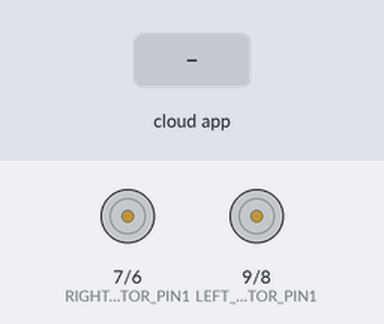
Bench run of a sketch on a simulated Arduino Uno, built with avr-gcc and run on an emulated ATmega328P. Parts: motor-driver pin pairs drawn as motors (green arrow = first pin HIGH = forward, orange = second pin HIGH = backward, longer = more drive, scaled by the enable pin). The test bench sets the inputs (shaded band). The ROS host is connected and sends only what is stated.

Above: at 1.2 s.
1.3 s: the phone or cloud app sets linear.x to -100
At 2.5 s:
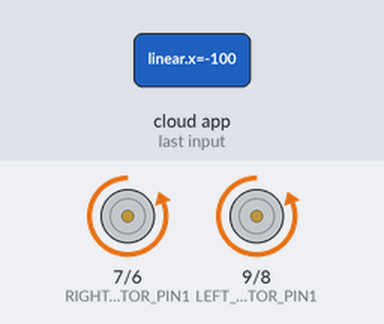
2.8 s: the phone or cloud app sets angular.z to -100
At 4.0 s:
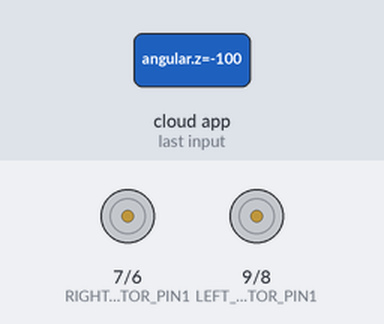
4.3 s: the phone or cloud app sets linear.x to 0
At 5.0 s:
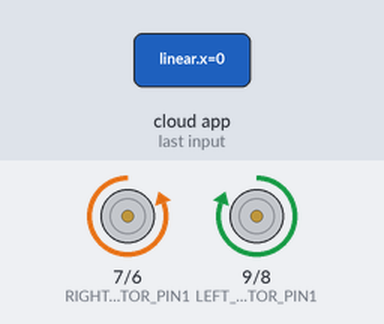
5.8 s: the phone or cloud app sets angular.z to 100
At 6.3 s:
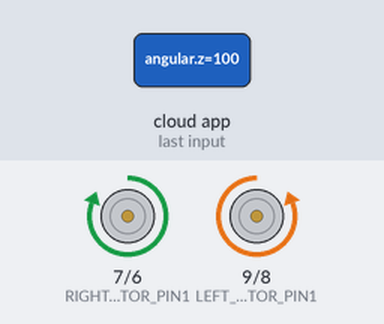
7.3 s: the phone or cloud app sets linear.x to 100
At 8.4 s:
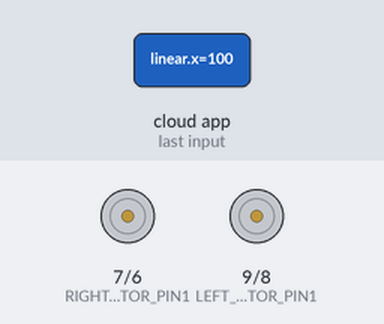
8.8 s: the phone or cloud app sets angular.z to 0
At 9.9 s:
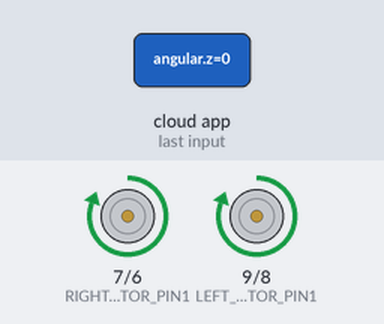
Timing chart, 0 to 11.3 s (numbered marks = the images above; inputs shaded):
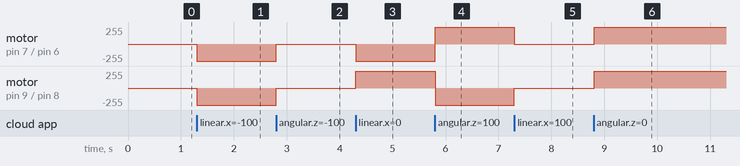

The sketch:

ros1_pwn_diff_drive.ino
```cpp
#include <ros.h>
#include <geometry_msgs/Twist.h>

// Motor control pins
const int LEFT_MOTOR_PIN1 = 9;  // Pin for left motor forward
const int LEFT_MOTOR_PIN2 = 8;  // Pin for left motor backward
const int RIGHT_MOTOR_PIN1 = 7; // Pin for right motor forward
const int RIGHT_MOTOR_PIN2 = 6; // Pin for right motor backward
const int LEFT_MOTOR_SPEED_PIN = 5;  // PWM pin for left motor speed
const int RIGHT_MOTOR_SPEED_PIN = 4; // PWM pin for right motor speed

// Speed variables
int left_motor_speed = 0;
int right_motor_speed = 0;

// ROS node handle
ros::NodeHandle nh;

// Callback function to handle incoming cmd_vel messages
void cmdVelCallback(const geometry_msgs::Twist& cmd_vel_msg) {
  // Extract linear and angular velocities from cmd_vel
  float linear_velocity = cmd_vel_msg.linear.x;   // Forward/backward speed
  float angular_velocity = cmd_vel_msg.angular.z; // Rotational speed

  // Differential drive calculations
  // Assuming robot width (distance between wheels) is 1 unit for simplicity
  float left_wheel_speed = linear_velocity - angular_velocity;
  float right_wheel_speed = linear_velocity + angular_velocity;

  // Convert wheel speeds to motor speeds (scale as needed)
  left_motor_speed = constrain(left_wheel_speed * 255, -255, 255);
  right_motor_speed = constrain(right_wheel_speed * 255, -255, 255);

  // Set motor directions and speeds
  setMotorSpeeds();
}

// ROS subscriber to cmd_vel topic
ros::Subscriber<geometry_msgs::Twist> cmd_vel_sub("cmd_vel", cmdVelCallback);

// Function to set motor directions and speeds
void setMotorSpeeds() {
  // Left motor control
  if (left_motor_speed > 0) {
    digitalWrite(LEFT_MOTOR_PIN1, HIGH);
    digitalWrite(LEFT_MOTOR_PIN2, LOW);
  } else if (left_motor_speed < 0) {
    digitalWrite(LEFT_MOTOR_PIN1, LOW);
    digitalWrite(LEFT_MOTOR_PIN2, HIGH);
  } else {
    digitalWrite(LEFT_MOTOR_PIN1, LOW);
    digitalWrite(LEFT_MOTOR_PIN2, LOW);
  }
  analogWrite(LEFT_MOTOR_SPEED_PIN, abs(left_motor_speed));

  // Right motor control
  if (right_motor_speed > 0) {
    digitalWrite(RIGHT_MOTOR_PIN1, HIGH);
    digitalWrite(RIGHT_MOTOR_PIN2, LOW);
  } else if (right_motor_speed < 0) {
    digitalWrite(RIGHT_MOTOR_PIN1, LOW);
    digitalWrite(RIGHT_MOTOR_PIN2, HIGH);
  } else {
    digitalWrite(RIGHT_MOTOR_PIN1, LOW);
    digitalWrite(RIGHT_MOTOR_PIN2, LOW);
  }
  analogWrite(RIGHT_MOTOR_SPEED_PIN, abs(right_motor_speed));
}

void setup() {
  // Initialize motor control pins as outputs
  pinMode(LEFT_MOTOR_PIN1, OUTPUT);
  pinMode(LEFT_MOTOR_PIN2, OUTPUT);
  pinMode(RIGHT_MOTOR_PIN1, OUTPUT);
  pinMode(RIGHT_MOTOR_PIN2, OUTPUT);
  pinMode(LEFT_MOTOR_SPEED_PIN, OUTPUT);
  pinMode(RIGHT_MOTOR_SPEED_PIN, OUTPUT);

  // Initialize ROS node handle
  nh.initNode();

  // Subscribe to cmd_vel topic
  nh.subscribe(cmd_vel_sub);
}

void loop() {
  // Spin ROS to process callbacks
  nh.spinOnce();

  // Delay to prevent CPU overload
  delay(10);
}
```

Measured:
- after the input at 1.3 s, motor on pin 7 (RIGHT_MOTOR_PIN1) / pin 6 (RIGHT_MOTOR_PIN2), motor on pin 9 (LEFT_MOTOR_PIN1) / pin 8 (LEFT_MOTOR_PIN2): stopped → backward 255/255 at once
- after the input at 2.8 s, motor on pin 7 (RIGHT_MOTOR_PIN1) / pin 6 (RIGHT_MOTOR_PIN2), motor on pin 9 (LEFT_MOTOR_PIN1) / pin 8 (LEFT_MOTOR_PIN2): backward 255/255 → stopped at once
- after the input at 4.3 s, motor on pin 7 (RIGHT_MOTOR_PIN1) / pin 6 (RIGHT_MOTOR_PIN2): stopped → backward 255/255 at once; motor on pin 9 (LEFT_MOTOR_PIN1) / pin 8 (LEFT_MOTOR_PIN2): stopped → forward 255/255 at once
- after the input at 5.8 s, motor on pin 7 (RIGHT_MOTOR_PIN1) / pin 6 (RIGHT_MOTOR_PIN2): backward 255/255 → forward 255/255 at once; motor on pin 9 (LEFT_MOTOR_PIN1) / pin 8 (LEFT_MOTOR_PIN2): forward 255/255 → backward 255/255 at once
- after the input at 7.3 s, motor on pin 7 (RIGHT_MOTOR_PIN1) / pin 6 (RIGHT_MOTOR_PIN2): forward 255/255 → stopped at once; motor on pin 9 (LEFT_MOTOR_PIN1) / pin 8 (LEFT_MOTOR_PIN2): backward 255/255 → stopped at once
- after the input at 8.8 s, motor on pin 7 (RIGHT_MOTOR_PIN1) / pin 6 (RIGHT_MOTOR_PIN2), motor on pin 9 (LEFT_MOTOR_PIN1) / pin 8 (LEFT_MOTOR_PIN2): stopped → forward 255/255 at once
